Frame 1 (no input): blank canvas, image omitted
Frame 60 (no input): blank canvas, image omitted
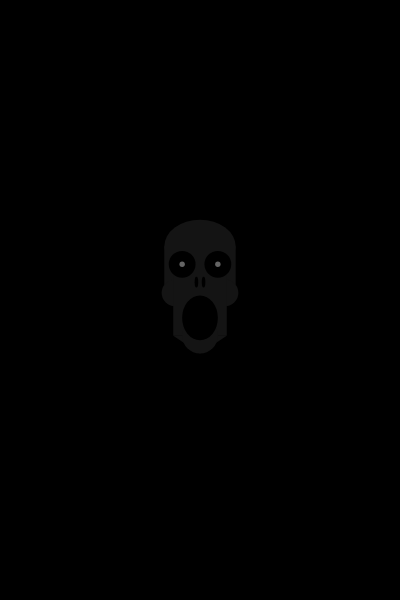
Frame 120 (the mouse pressed at the canvas centre since frame 60)

The p5.js sketch whose frames 1 and 60 were blank and that drew this single picture after the mouse press (run headless with seeded random() and noise() and a simulated clock; from frame 60 on, the mouse is pressed at the canvas centre):

// p5.js sketch
// ── sketch.js
let s = 0
function setup() {
  createCanvas(400, 600);
  }

function draw() {
  background(0);
  if (mouseIsPressed){
    let xcen = width / 2;
    let ycen = height / 2;

    translate(xcen, ycen);
    scale(s); 
    translate(-xcen, -ycen); 

    face();
    
    //fill(0);
    //circle(200,200,s)
    //s += 2
  }
  if (s>=2){
    s = 0;}
  else {
  s += 0.003;
  }
  
}
function face(){
  fill(20);
  noStroke();
  rectMode(CENTER);
  ellipse(200,150,200,150);
  rect(200,225,200,150);
  circle(270,280,75);
  circle(130,280,75);
  rect(200,300,150,200);
  triangle(125,400,200,450,275,400);
  circle(200,400,100);
    
  // facials
  fill(0);
  circle(150,200,75);
  circle(250,200,75);
  ellipse(200,350,100,125);
  ellipse(190,250,10,30);
  ellipse(210,250,10,30);
  fill(100);
  circle(250,200,15);
  circle(150,200,15);
}
